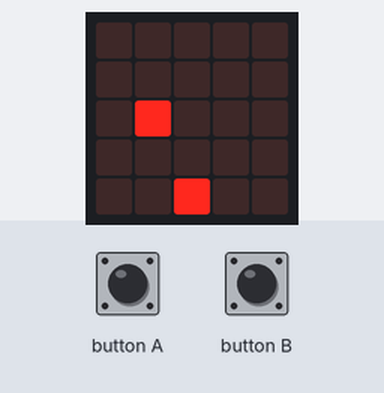
Recording of a program running on a simulated BBC micro:bit running MicroPython. Parts: the board's 5×5 LED display. The inputs (shaded band) are chosen by the test bench. Random numbers come from a fixed seed.

Above: at 1.2 s.
1.3 s: button A pressed for 0.15 s
At 1.78 s:
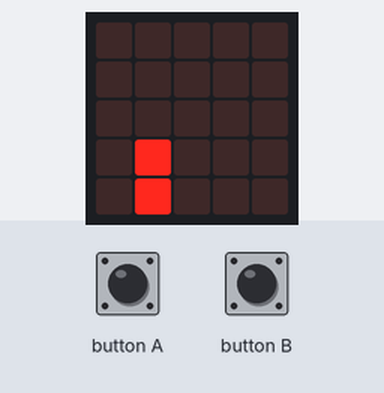
2.0 s: button B pressed for 0.15 s
At 2.4 s:
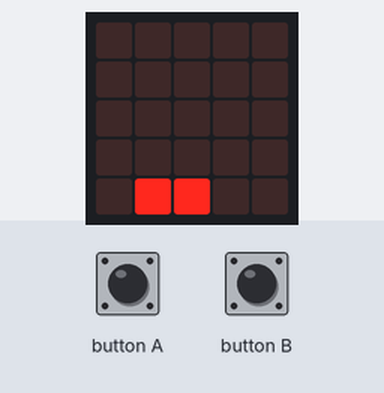
4.6 s: button A pressed for 1 s
At 5.1 s:
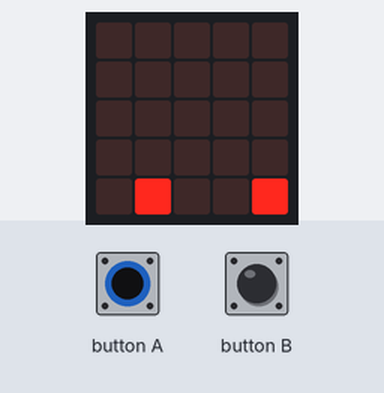
7.2 s: button B pressed for 1 s
At 7.7 s:
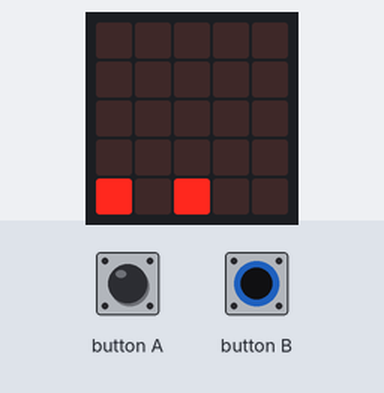
9.8 s: button B pressed for 0.15 s
At 10.3 s:
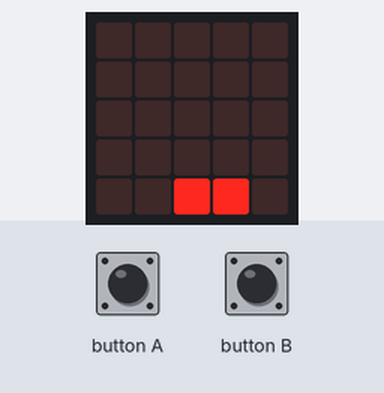
12.4 s: button A pressed for 0.15 s
At 13.4 s:
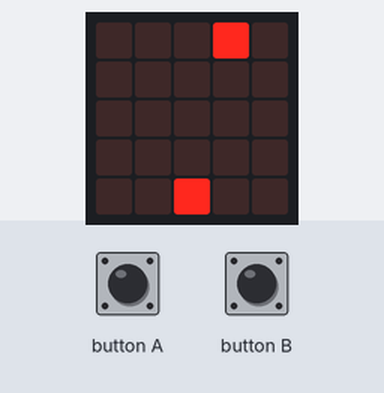
Timing chart, 0 to 15.4 s (numbered marks = the images above; inputs shaded):
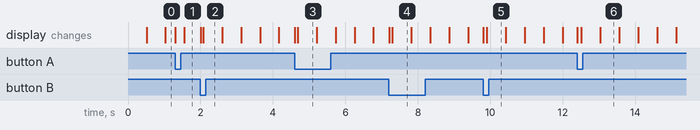

Measured:
- what the display in image 3 shows lasts 0.5 s, from 4.7 s to 5.2 s

The program:

watchOutForThoseAsteroids-finnish.py
```python
'''
Juha Rainto
2023
'''
# Kirjastot
from microbit import *
import random

'''
Tällä hetkellä pelaajan on mahdollista liikkua vasemmalle ja oikealle A ja B-painikkeilla
pelaaja siirretään laidasta toiseen, mikäli pelaaja ylittää pelialueen reunan

Väistettäviä esteitä luodaan loputtomasti, yksi kerrallaan
Mikäli pelaaja osuu esteeseen, näytölle tuodaan pelaajan tulos (väistetyt esteet)
'''

# TEHTÄVÄÄ
# Luo ennen peliä näytettävä ikkuna / animaatio
# Odota, että pelaaja aloittaa pelin

# Lisää mahdollisuus aloittaa peli uudelleen


# JATKOKEHITYS
# Pelin vaikeuden nostaminen
# - pelin nopeus
# - useita esteitä kerralla


class Pelaaja:
    # Pelaajan sijainti
    x = 2
    y = 4 #muuttumaton


    def __init__(self):
        # Piirrä pelaaja näytölle alustuksen yhteydessä
        display.set_pixel(self.x, self.y ,9)

    def liikuta(self, liike):
        # Sammuta LED pelaajan nykyisessä sijainnissa
        display.set_pixel(self.x, self.y, 0)

        # Liikuta pelaajaa
        # Jos pelaaja liikkuu rajojen ulkopuolelle, siirrä toiseen laitaan
        if self.x + liike > 4:
            self.x = 0
        elif self.x + liike < 0:
            self.x = 4
        else:
            self.x += liike

        # Sytytä LED pelaajan uudessa sijainnissa
        display.set_pixel(self.x, self.y, 9)


class Este:
    # Esteen sijainti
    x = 0
    y = 0

    def __init__(self):
        # Arvo esteelle satunnainen sarake jota pitkin liikkua
        self.x = random.randint(0, 4)
        # Piirrä este alustuksen yhteydessä
        display.set_pixel(self.x, self.y, 9)

    def liikuta(self):
        # Sammuta LED nykyisessä sijainnissa
        display.set_pixel(self.x, self.y, 0)

        # Jos este ei ole vielä viimeisellä rivillä
        if self.y < 4:
            # Liiku alaspäin
            self.y += 1
        else:
            # Jos este on saavuttanut pelialueen pohjan, palauta False
            return False

        # Sytytä LED uudessa sijainnissa
        display.set_pixel(self.x, self.y, 9)
        # Estettä on liikutettu, palauta True
        return True


def main():
    # Initialize player and Obstacle objects
    pelaaja = Pelaaja()
    este = Este()

    # Laske silmukan kierrokset
    kierros = 0

    # Pelaajan tulos
    tulos = 0

    # Pelisilmukka
    while True:
        # Liikuta pelaajaa jos painiketta painetaan
        # -1 liiku vasemmalle
        # +1 liiku oikealle
        if button_a.was_pressed():
            pelaaja.liikuta(-1)
        if button_b.was_pressed():
            pelaaja.liikuta(+1)

        # Kun silmukka on suoritettu 50 kertaa, liikuta estettä
        if kierros >= 50:
            # Jos estettä ei voi liikuttaa (lue. este on saavuttanut pelialueen pohjan)
            if este.liikuta() == False:
                # Luo uusi este-objekti
                este = Este()
                # Lisää piste tulokseen
                tulos += 1
            # Aloita silmukan kierrosten lasku alusta
            kierros = 0
        else:
            kierros += 1

        if osuma(pelaaja, este):
            gameOver(tulos)

        # Sleep for 10ms
        sleep(10)


# Clear entire display
def clearDisplay():
    display.show(Image('00000:'
                       '00000:'
                       '00000:'
                       '00000:'
                       '00000:'))

# Tarkasta onko pelaaja osunut esteeseen
def osuma(pelaaja, este):
    # Jos pelaajan ja esteen koordinaatit ovat samat
    if pelaaja.x == este.x and pelaaja.y == este.y:
        return True
    else:
        return False

# Peli loppunut
def gameOver(tulos):
    # Näytä pelaajan tulos
    display.scroll('Tulos: ' + str(tulos), delay=100, loop=True)


main()
    
```
